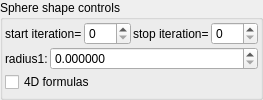
    <widget class="QGroupBox" name="groupBox_7">
     <property name="title">
      <string>Sphere shape controls</string>
     </property>
     <layout class="QVBoxLayout" name="verticalLayout_9" stretch="0,0,0">
      <property name="spacing">
       <number>2</number>
      </property>
      <property name="leftMargin">
       <number>2</number>
      </property>
      <property name="topMargin">
       <number>2</number>
      </property>
      <property name="rightMargin">
       <number>2</number>
      </property>
      <property name="bottomMargin">
       <number>2</number>
      </property>
      <item>
       <layout class="QHBoxLayout" name="horizontalLayout_8" stretch="0,1,0,1">
        <property name="topMargin">
         <number>0</number>
        </property>
        <item>
         <widget class="QLabel" name="label_81">
          <property name="text">
           <string>start iteration=</string>
          </property>
          <property name="wordWrap">
           <bool>true</bool>
          </property>
         </widget>
        </item>
        <item>
         <widget class="MySpinBox" name="spinboxInt_transf_start_iterations">
          <property name="sizePolicy">
           <sizepolicy hsizetype="Minimum" vsizetype="Maximum">
            <horstretch>0</horstretch>
            <verstretch>0</verstretch>
           </sizepolicy>
          </property>
          <property name="minimum">
           <number>0</number>
          </property>
          <property name="maximum">
           <number>999</number>
          </property>
          <property name="value">
           <number>0</number>
          </property>
         </widget>
        </item>
        <item>
         <widget class="QLabel" name="label_67">
          <property name="text">
           <string>stop iteration=</string>
          </property>
          <property name="wordWrap">
           <bool>true</bool>
          </property>
         </widget>
        </item>
        <item>
         <widget class="MySpinBox" name="spinboxInt_transf_stop_iterations">
          <property name="sizePolicy">
           <sizepolicy hsizetype="Preferred" vsizetype="Maximum">
            <horstretch>0</horstretch>
            <verstretch>0</verstretch>
           </sizepolicy>
          </property>
          <property name="maximum">
           <number>999</number>
          </property>
         </widget>
        </item>
       </layout>
      </item>
      <item>
       <layout class="QGridLayout" name="gridLayout_32" columnstretch="0,1">
        <property name="spacing">
         <number>2</number>
        </property>
        <item row="1" column="0">
         <widget class="QLabel" name="label_10">
          <property name="text">
           <string>radius1:</string>
          </property>
         </widget>
        </item>
        <item row="1" column="1">
         <widget class="MyDoubleSpinBox" name="spinbox_transf_offsetR_1">
          <property name="sizePolicy">
           <sizepolicy hsizetype="Minimum" vsizetype="Maximum">
            <horstretch>0</horstretch>
            <verstretch>0</verstretch>
           </sizepolicy>
          </property>
          <property name="prefix">
           <string/>
          </property>
          <property name="suffix">
           <string/>
          </property>
          <property name="decimals">
           <number>6</number>
          </property>
          <property name="minimum">
           <double>0.000000000000000</double>
          </property>
          <property name="maximum">
           <double>99.998999999999995</double>
          </property>
          <property name="singleStep">
           <double>0.100000000000000</double>
          </property>
         </widget>
        </item>
       </layout>
      </item>
      <item>
       <widget class="MyCheckBox" name="checkBox_transf_function_enabled4d_false">
        <property name="text">
         <string>4D formulas</string>
        </property>
       </widget>
      </item>
     </layout>
    </widget>
